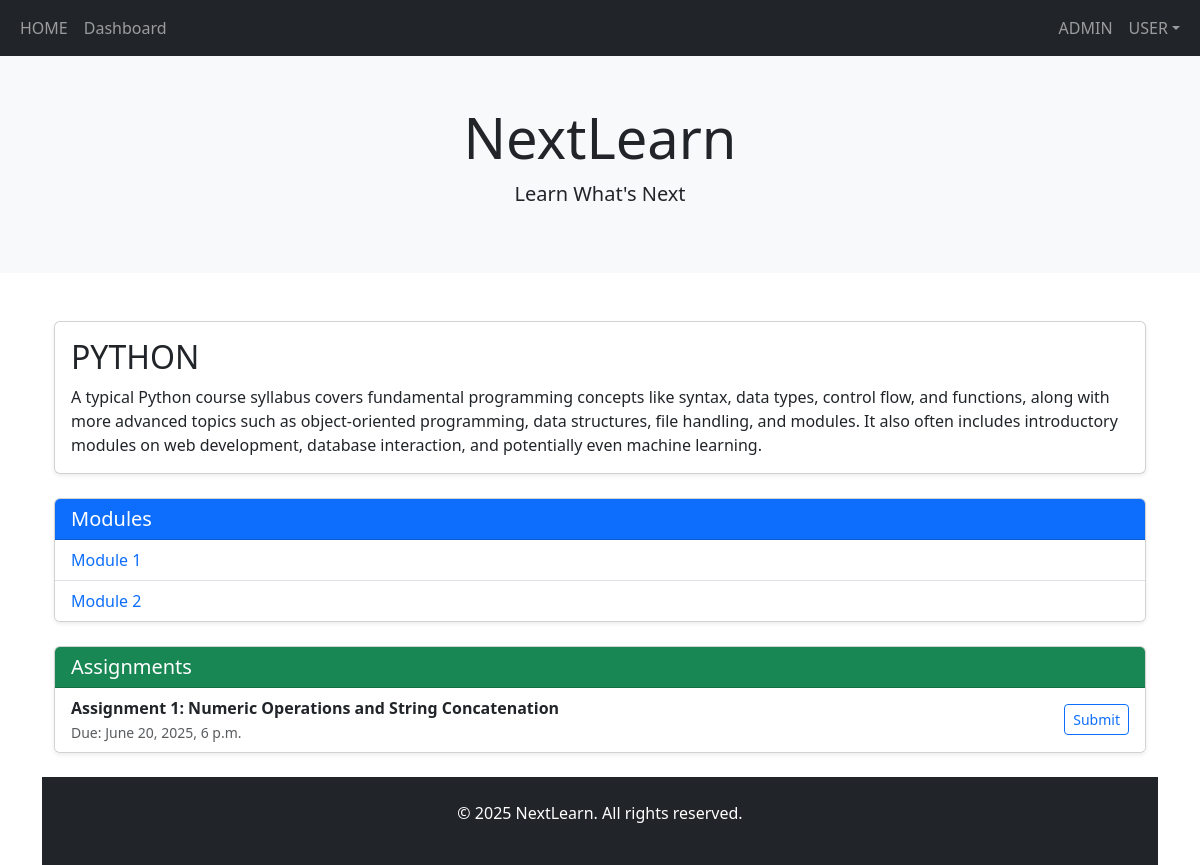
The page /courses/10/ (signed in) on the database its author committed.
### learn/models.py (models this page shows, shortened)
class Course(models.Model):
    title = models.CharField(max_length=200)
    description = models.TextField()
    category = models.ForeignKey(Category, on_delete=models.SET_NULL, null=True)
    instructor = models.ForeignKey(User, on_delete=models.CASCADE)
    created_at = models.DateTimeField(auto_now_add=True)
    price = models.DecimalField(max_digits=8, decimal_places=2, default=0.00)

class Module(models.Model):
    course = models.ForeignKey(Course, on_delete=models.CASCADE)
    title = models.CharField(max_length=200)
    order = models.PositiveIntegerField()

class Assignment(models.Model):
    course = models.ForeignKey(Course, on_delete=models.CASCADE)
    title = models.CharField(max_length=200)
    description = models.TextField()
    due_date = models.DateTimeField()

### learn/views.py (the view)
# urls.py: path('courses/<int:pk>/', views.course_detail, name='course_detail'),
@login_required
def course_detail(request, pk):
    course = get_object_or_404(Course, pk=pk)
    is_enrolled = Enrollment.objects.filter(student=request.user, course=course).exists()
    if course.instructor == request.user:
        pass  # Instructor always has access
    elif is_enrolled:
        if hasattr(request.user, 'userprofile') and not request.user.userprofile.payment_done:
            return HttpResponse("Please complete your payment to access this course.", status=403)
    else:
        return HttpResponse("You are not enrolled in this course.", status=403)
    modules = course.module_set.all()
    assignments = course.assignment_set.all()
    return render(request, 'courses/course_detail.html', {
        'course': course,
        'modules': modules,
        'assignments': assignments
    })

### templates/courses/course_detail.html
{% extends 'index.html' %}
{% block content %}
<div class="container my-4">
    <div class="card shadow-sm mb-4">
        <div class="card-body">
            <h2 class="card-title">{{ course.title }}</h2>
            <p class="card-text">{{ course.description }}</p>
        </div>
    </div>
    <div class="card shadow-sm mb-4">
        <div class="card-header bg-primary text-white">
            <h5 class="mb-0">Modules</h5>
        </div>
        <ul class="list-group list-group-flush">
            {% for module in modules %}
                <li class="list-group-item">
                    <a href="{% url 'module_detail' module.id %}" class="text-decoration-none">{{ module.title }}</a>
                </li>
            {% empty %}
                <li class="list-group-item text-muted">No modules available.</li>
            {% endfor %}
        </ul>
    </div>
    <div class="card shadow-sm">
        <div class="card-header bg-success text-white">
            <h5 class="mb-0">Assignments</h5>
        </div>
        <ul class="list-group list-group-flush">
            {% for assignment in assignments %}
                <li class="list-group-item d-flex justify-content-between align-items-center">
                    <div>
                        <strong>{{ assignment.title }}</strong><br>
                        <small class="text-muted">Due: {{ assignment.due_date }}</small>
                    </div>
                    <a href="{% url 'submit_assignment' assignment.id %}" class="btn btn-outline-primary btn-sm">Submit</a>
                </li>
            {% empty %}
                <li class="list-group-item text-muted">No assignments available.</li>
            {% endfor %}
        </ul>
    </div>
</div>
{% endblock %}

### templates/index.html (shortened to what this page needs)
<!DOCTYPE html>
{% load static %}
<html lang="en">
<head>
    <link href="https://cdn.jsdelivr.net/npm/bootstrap@5.3.3/dist/css/bootstrap.min.css" rel="stylesheet">
</head>
<body>
            <nav class="navbar navbar-expand-sm navbar-dark bg-dark">
            <div class="container-fluid">
              <div class="collapse navbar-collapse" id="mynavbar">
                <ul class="navbar-nav me-auto">
                  <li class="nav-item">
                    <a class="nav-link" href="{% url 'home' %}">HOME</a>
                  </li>
                    {% if user.is_authenticated and user.userprofile.role == 'student' %}
                    <li class="nav-item">
                        <a class="nav-link" href="{% url 'course_list' %}">LEARN</a>
                    </li>
                    {% elif user.is_authenticated and user.userprofile.role == 'instructor' %}
                    <li class="nav-item">
                        <a class="nav-link" href="{% url 'instructor_dashboard' %}">Dashboard</a>
                    </li>
                    {% endif %}
                </ul>
                <ul class="navbar-nav ms-auto">
                  <li class="nav-item">
                    <a class="nav-link" href="{% url 'admin:index' %}">ADMIN</a>
                  </li>
                  {% if user.is_authenticated %}
                  <li class="nav-item dropdown">
                    <a class="nav-link dropdown-toggle" data-bs-toggle="dropdown" href="#">USER</a>
                    </li>
                    {% endif %}
                </ul>
              </div>
            </div>
          </nav>
    <header class="bg-light py-5 text-center">
        <div class="container">
            <h1 class="display-4">NextLearn</h1>
            <p class="lead">Learn What's Next</p>
        </div>
    </header>
    <div class="container mt-5">
        {% block content %}{% endblock %}
    <footer class="bg-dark text-white py-4 text-center">
        <p>&copy; 2025 NextLearn. All rights reserved.</p>
    </footer>
</body>
</html>

### rows shown on the page
Course: title "PYTHON", description "A typical Python course syllabus covers fundamental programming concepts like syntax, data types, control flow, and functions, along with more advanced topics such as object-oriented programming, data structures, file handling, and modules. It also often includes introductory modules on web development, database interaction, and potentially even machine learning."
Module: title "Module 1"
Module: title "Module 2"
Assignment: title "Assignment 1: Numeric Operations and String Concatenation", due_date "June 20, 2025, 6 p.m."
